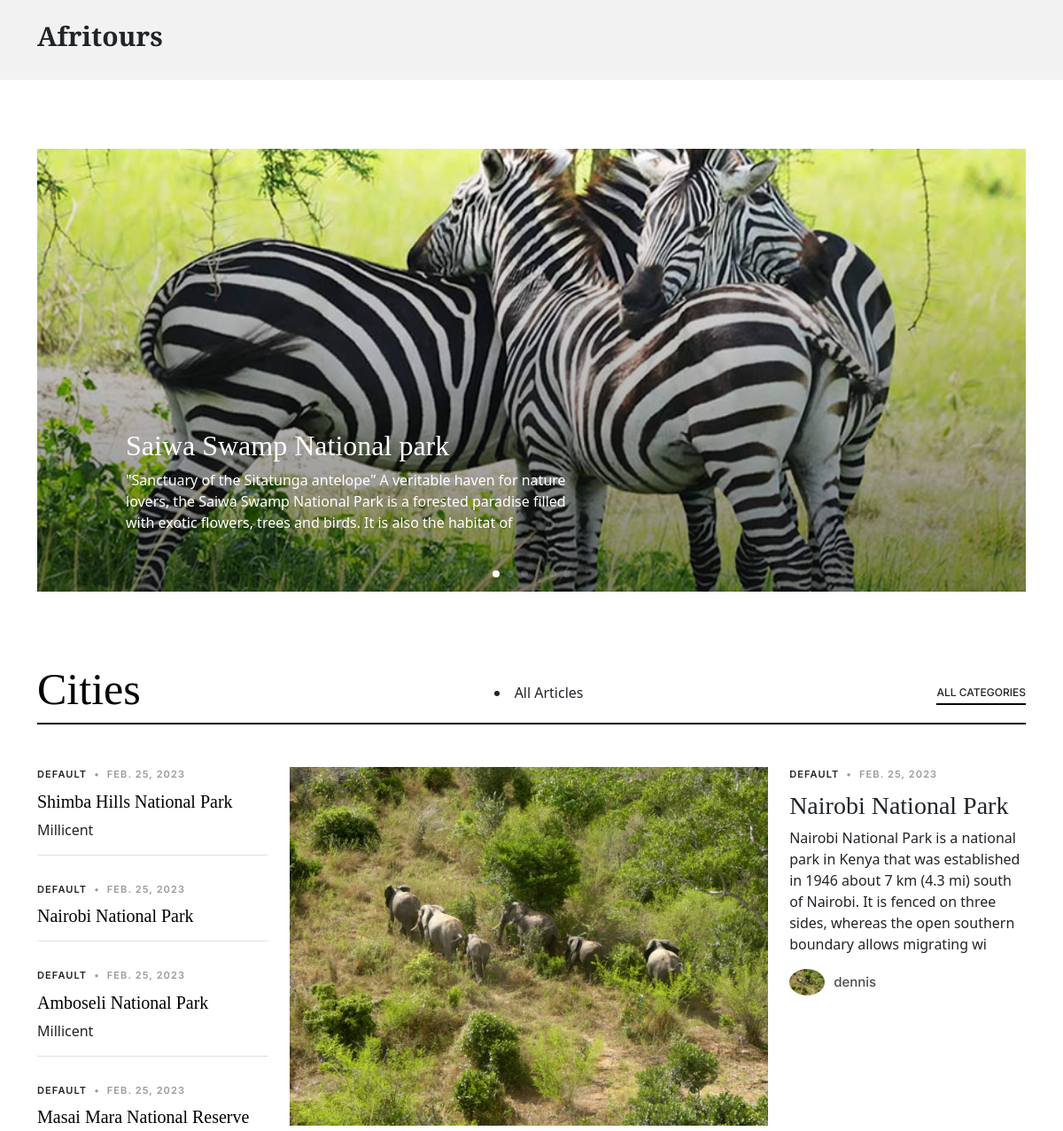
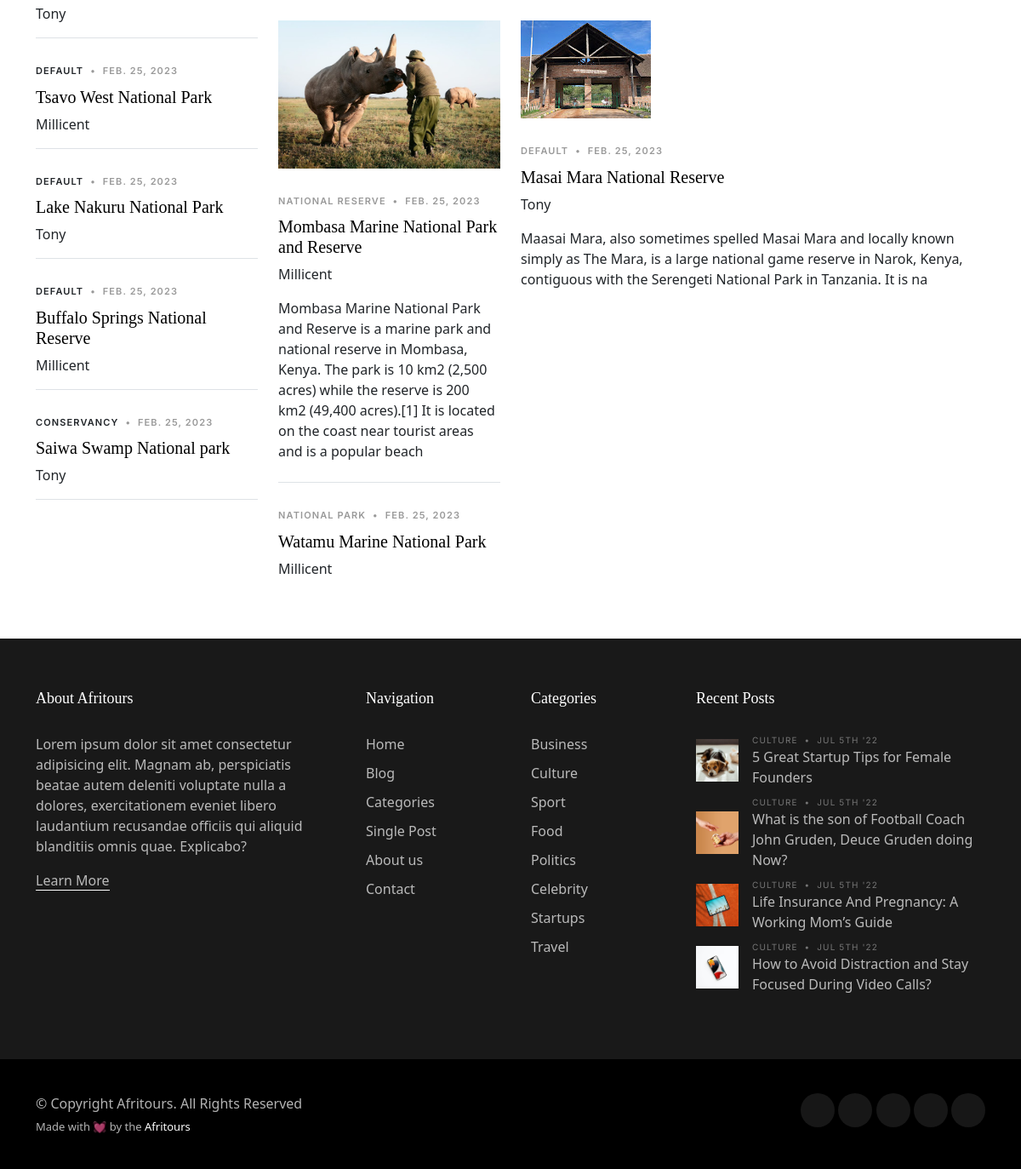
The page / on the database its author committed (2 pictures, top to bottom).
### tours/models.py (models this page shows, shortened)
class Post (models.Model):
    title = models.CharField(max_length=250)
    title_tag = models.CharField(max_length=250, blank=True, null=True)
    author = models.ForeignKey(User, on_delete=models.CASCADE)
    body = models.TextField()
    post_date = models.DateField(auto_now_add=True)
    image = models.ImageField(null=True, blank=True, upload_to='tours/image')
    country = models.CharField(max_length=250, null=True, blank=True)
    category = models.ForeignKey(Category, on_delete=models.PROTECT, default=1)

class Category(models.Model):
    name = models.CharField(max_length=255)
    def __str__(self):
        return self.name

### tours/views.py (the view)
# urls.py: 2. Add a URL to urlpatterns:  path('', views.home, name='home')
def home (request):
    main = Post.objects.get(pk=2)
    main_sub = Post.objects.get(pk=4)
    shimba = Post.objects.get(pk=10)
    park = Post.objects.get(pk=11)
    titles = Post.objects.all()[0:8]
    slides = Post.objects.all()[7:13]
    return render(request, 'tours/home.html', {'main': main, 'main_sub': main_sub, 'titles': titles,
                   'shimba': shimba,
                   'park': park,
                   'slides':slides,
                })

### templates/tours/home.html (shortened to what this page needs)
{% load static %}
<!DOCTYPE html>
<html lang="en">
<head>
  <link href="{% static 'assets/vendor/bootstrap/css/bootstrap.min.css'%}" rel="stylesheet">
  <link href="{% static 'assets/vendor/bootstrap-icons/bootstrap-icons.css'%}+" rel="stylesheet">
  <link href="{% static 'assets/vendor/swiper/swiper-bundle.min.css'%}" rel="stylesheet">
  <link href="{% static 'assets/vendor/glightbox/css/glightbox.min.css'%}" rel="stylesheet">
  <link href="{% static 'assets/vendor/aos/aos.css" rel="stylesheet'%}">
  <link href="{% static 'assets/css/variables.css' %}" rel="stylesheet">
  <link href="{% static 'assets/css/main.css' %}" rel="stylesheet">
  <link href="{% static 'assets/css/more.css' %}" rel="stylesheet">
</head>
<body>
  <header id="header" class="header d-flex align-items-center fixed-top">
    <div class="container-fluid container-xl d-flex align-items-center justify-content-between">
      <a href="{% url 'home'%}" class="logo d-flex align-items-center">
        <h1>Afritours</h1>
      </a>
      <div class="position-relative">
      </div>
    </div>
  </header>
  <div class="container input-group searchbar">
    <div class="form-outline">
    </div>
  </div>
  <main id="main">
    <section id="hero-slider" class="hero-slider">
      <div class="container-md" data-aos="fade-in">
        <div class="row">
          <div class="col-12">
            <div class="swiper sliderFeaturedPosts">
              <div class="swiper-wrapper">
                {% for object in slides %}
                <div class="swiper-slide">
                  <a href="{% url 'article_detail' object.pk %}" class="img-bg d-flex align-items-end" style="background-image: url({% static 'assets/img/slide1.jpg'%});">
                    <div class="img-bg-inner">
                      <h2>{{object.title}}</h2>
                      <p>{{object.body|slice:"0:200" }}</p>
                    </div>
                  </a>
                </div>
                {% endfor %}
              </div>
              <div class="swiper-pagination"></div>
            </div>
          </div>
        </div>
      </div>
    </section>
    <section class="category-section">
      <div class="container" data-aos="fade-up">
        <div class="section-header d-flex justify-content-between align-items-center mb-5">
          <h2>Cities</h2>
          <li><a href="{% url 'allposts'%}">All Articles</a></li>
          <div><a href="category.html" class="more">All Categories</a></div>
        </div>
        <div class="row">
          <div class="col-md-9 order-md-2">
            <div class="d-lg-flex post-entry-2">
              <a href="single-post.html" class="me-4 thumbnail d-inline-block mb-4 mb-lg-0">
                <img src="{{main.image.url}}" alt="" class="img-fluid">
              </a>
              <div>
                <div class="post-meta"><span class="date"><a href="">{{main.category }}</a></span> <span class="mx-1">&bullet;</span> <span>{{main.post_date}}</span></div>
                <h3><a href="{% url 'article_detail' main.pk %}">{{main.title }}</a></h3>
                <p>{{main.body|slice:"0:200" }}</p>
                <div class="d-flex align-items-center author">
                  <div class="photo"><img src="{{main.image}}" alt="" class="img-fluid"></div>
                  <div class="name">
                    <h3 class="m-0 p-0">{{main.author}}</h3>
                  </div>
                </div>
              </div>
            </div>
            <div class="row">
              <div class="col-lg-4">
                <div class="post-entry-1 border-bottom">
                  <a href="single-post.html"><img src="{{shimba.image.url}}" alt="" class="img-fluid"></a>
                  <div class="post-meta"><span class="date">{{shimba.category}}</span> <span class="mx-1">&bullet;</span> <span>{{shimba.post_date}}</span></div>
                  <h2 class="mb-2"><a href="{% url 'article_detail' shimba.pk %}">{{shimba.title}}</a></h2>
                  <span class="author mb-3 d-block">{{shimba.author.first_name}}</span>
                  <p class="mb-4 d-block">{{shimba.body|slice:"0:250"}}</p>
                </div>
                <div class="post-entry-1">
                  <div class="post-meta"><span class="date">{{park.category}}</span> <span class="mx-1">&bullet;</span> <span>{{park.post_date}}</span></div>
                  <h2 class="mb-2"><a href="{% url 'article_detail' park.pk %}">{{park.title}}</a></h2>
                  <span class="author mb-3 d-block">{{park.author.first_name}}</span>
                </div>
              </div>
              <div class="col-lg-8">
                <div class="post-entry-1">
                  <a href="single-post.html"><img src="{{main_sub.image.url}}" alt="" class="img-fluid"></a>
                  <div class="post-meta"><span class="date">{{main_sub.category}}</span> <span class="mx-1">&bullet;</span> <span>{{main_sub.post_date}}</span></div>
                  <h2 class="mb-2"><a href="{% url 'article_detail' main_sub.pk %}">{{main_sub.title}}</a></h2>
                  <span class="author mb-3 d-block">{{main_sub.author.first_name}}</span>
                  <p class="mb-4 d-block">{{main_sub.body|slice:"0:200" }}</p>  <h1>
                </div>
              </div>
            </div>
          </div>
          <div class="col-md-3">
             {% for item in titles %}
               <div class="post-entry-1 border-bottom">
                  <div class="post-meta"><span class="date"><a href="">{{item.category}}</a></span> <span class="mx-1">&bullet;</span> <span>{{item.post_date}}</span></div>
                  <h2 class="mb-2"><a href="{% url 'article_detail' item.pk %}">{{item.title}}</a></h2>
                  <span class="author mb-3 d-block">{{item.author.first_name}}</span>
               </div>
            {% endfor %}
          </div>
        </div>
      </div>
    </section>
  </main>
  <footer id="footer" class="footer">
    <div class="footer-content">
      <div class="container">
        <div class="row g-5">
          <div class="col-lg-4">
            <h3 class="footer-heading">About Afritours</h3>
            <p>Lorem ipsum dolor sit amet consectetur adipisicing elit. Magnam ab, perspiciatis beatae autem deleniti voluptate nulla a dolores, exercitationem eveniet libero laudantium recusandae officiis qui aliquid blanditiis omnis quae. Explicabo?</p>
            <p><a href="about.html" class="footer-link-more">Learn More</a></p>
          </div>
          <div class="col-6 col-lg-2">
            <h3 class="footer-heading">Navigation</h3>
            <ul class="footer-links list-unstyled">
              <li><a href="index.html"> Home</a></li>
              <li><a href="index.html"> Blog</a></li>
              <li><a href="category.html"> Categories</a></li>
              <li><a href="single-post.html"> Single Post</a></li>
              <li><a href="about.html"> About us</a></li>
              <li><a href="contact.html"> Contact</a></li>
            </ul>
          </div>
          <div class="col-6 col-lg-2">
            <h3 class="footer-heading">Categories</h3>
            <ul class="footer-links list-unstyled">
              <li><a href="category.html"> Business</a></li>
              <li><a href="category.html"> Culture</a></li>
              <li><a href="category.html"> Sport</a></li>
              <li><a href="category.html"> Food</a></li>
              <li><a href="category.html"> Politics</a></li>
              <li><a href="category.html"> Celebrity</a></li>
              <li><a href="category.html"> Startups</a></li>
              <li><a href="category.html"> Travel</a></li>
            </ul>
          </div>
          <div class="col-lg-4">
            <h3 class="footer-heading">Recent Posts</h3>
            <ul class="footer-links footer-blog-entry list-unstyled">
              <li>
                <a href="single-post.html" class="d-flex align-items-center">
                  <img src="{% static 'assets/img/post-sq-1.jpg'%}" alt="" class="img-fluid me-3">
                  <div>
                    <div class="post-meta d-block"><span class="date">Culture</span> <span class="mx-1">&bullet;</span> <span>Jul 5th '22</span></div>
                    <span>5 Great Startup Tips for Female Founders</span>
                  </div>
                </a>
              </li>
              <li>
                <a href="single-post.html" class="d-flex align-items-center">
                  <img src="{% static 'assets/img/post-sq-2.jpg'%}" alt="" class="img-fluid me-3">
                  <div>
                    <div class="post-meta d-block"><span class="date">Culture</span> <span class="mx-1">&bullet;</span> <span>Jul 5th '22</span></div>
                    <span>What is the son of Football Coach John Gruden, Deuce Gruden doing Now?</span>
                  </div>
                </a>
              </li>
              <li>
                <a href="single-post.html" class="d-flex align-items-center">
                  <img src="{% static 'assets/img/post-sq-3.jpg'%}" alt="" class="img-fluid me-3">
                  <div>
                    <div class="post-meta d-block"><span class="date">Culture</span> <span class="mx-1">&bullet;</span> <span>Jul 5th '22</span></div>
                    <span>Life Insurance And Pregnancy: A Working Mom’s Guide</span>
                  </div>
                </a>
              </li>
              <li>
                <a href="single-post.html" class="d-flex align-items-center">
                  <img src="{% static 'assets/img/post-sq-4.jpg'%}" alt="" class="img-fluid me-3">
                  <div>
                    <div class="post-meta d-block"><span class="date">Culture</span> <span class="mx-1">&bullet;</span> <span>Jul 5th '22</span></div>
                    <span>How to Avoid Distraction and Stay Focused During Video Calls?</span>
                  </div>
                </a>
              </li>
            </ul>
          </div>
        </div>
      </div>
    </div>
    <div class="footer-legal">
      <div class="container">
        <div class="row justify-content-between">
          <div class="col-md-6 text-center text-md-start mb-3 mb-md-0">
            <div class="copyright">
              © Copyright <strong><span>Afritours</span></strong>. All Rights Reserved
            </div>
            <div class="credits">
              Made with &#128147; by the  <a href=""> Afritours</a>
            </div>
          </div>
          <div class="col-md-6">
            <div class="social-links mb-3 mb-lg-0 text-center text-md-end">
              <a href="#" class="twitter"></a>
              <a href="#" class="facebook"></a>
              <a href="#" class="instagram"></a>
              <a href="#" class="google-plus"></a>
              <a href="#" class="linkedin"></a>
            </div>
          </div>
        </div>
      </div>
    </div>
  </footer>
</body>
</html>

### static/assets/css/variables.css (style rules this page uses)
:root { --font-default: 'EB Garamond', system-ui, -apple-system, "Segoe UI", Roboto, "Helvetica Neue", Arial, "Noto Sans", "Liberation Sans", sans-serif, "Apple Color Emoji", "Segoe UI Emoji", "Segoe UI Symbol", "Noto Color Emoji"; --font-primary: 'EB Garamond', serif; --font-secondary: 'Inter', sans-serif; --color-default: #212529; --color-default-rgb: 33, 37, 41; --color-links: #212529; --color-links-hover: #15171a; --color-primary: #212529; --color-primary-light: #26282c; --color-primary-dark: #0b0c0e; --color-primary-rgb: 33, 37, 41; --color-primary-light-rgb: 38, 40, 44; --color-primary-dark-rgb: 11, 12, 14; --color-secondary: #596d80; --color-secondary-light: #8498aa; --color-secondary-dark: #404f5c; --color-secondary-rgb: 89, 109, 128; --color-secondary-light-rgb: 132, 152, 170; --color-secondary-dark-rgb: 64, 79, 92; --color-blue: #0d6efd; --color-blue-rgb: 13, 110, 253; --color-indigo: #6610f2; --color-indigo-rgb: 102, 16, 242; --color-purple: #6f42c1; --color-purple-rgb: 111, 66, 193; --color-pink: #f3268c; --color-pink-rgb: 243, 38, 140; --color-red: #df1529; --color-red-rgb: 223, 21, 4; --color-orange: #fd7e14; --color-orange-rgb: 253, 126, 20; --color-yellow: #ffc107; --color-yellow-rgb: 255, 193, 7; --color-green: #059652; --color-green-rgb: 5, 150, 82; --color-teal: #20c997; --color-teal-rgb: 32, 201, 151; --color-cyan: #0dcaf0; --color-cyan-rgb: 13, 202, 240; --color-white: #ffffff; --color-white-rgb: 255, 255, 255; --color-gray: #6c757d; --color-gray-rgb: 108, 117, 125; --color-black: #000000; --color-black-rgb: 0, 0, 0; }
:root { --bs-blue: var(--color-blue); --bs-indigo: var(--color-indigo); --bs-purple: var(--color-purple); --bs-pink: var(--color-pink); --bs-red: var(--color-red); --bs-orange: var(--color-orange); --bs-yellow: var(--color-yellow); --bs-green: var(--color-green); --bs-teal: var(--color-teal); --bs-cyan: var(--color-cyan); --bs-white: var(--color-white); --bs-gray: var(--color-gray); --bs-gray-dark: #343a40; --bs-gray-100: #f8f9fa; --bs-gray-200: #e9ecef; --bs-gray-300: #dee2e6; --bs-gray-400: #ced4da; --bs-gray-500: #adb5bd; --bs-gray-600: #6c757d; --bs-gray-700: #495057; --bs-gray-800: #343a40; --bs-gray-900: #212529; --bs-primary: var(--color-blue); --bs-secondary: var(--color-blue); --bs-success: #198754; --bs-info: #0dcaf0; --bs-warning: #ffc107; --bs-danger: #dc3545; --bs-light: #f8f9fa; --bs-dark: #212529; --bs-primary-rgb: var(--color-primary-rgb); --bs-secondary-rgb: var(--color-secondary-rgb); --bs-success-rgb: 25, 135, 84; --bs-info-rgb: 13, 202, 240; --bs-warning-rgb: 255, 193, 7; --bs-danger-rgb: 220, 53, 69; --bs-light-rgb: 248, 249, 250; --bs-dark-rgb: 33, 37, 41; --bs-white-rgb: var(--color-white-rgb); --bs-black-rgb: var(--color-black-rgb); --bs-body-color-rgb: var(--color-default-rgb); --bs-body-bg-rgb: 255, 255, 255; --bs-font-sans-serif: var(--font-default); --bs-font-monospace: SFMono-Regular, Menlo, Monaco, Consolas, "Liberation Mono", "Courier New", monospace; --bs-gradient: linear-gradient(180deg, rgba(255, 255, 255, 0.15), rgba(255, 255, 255, 0)); --bs-body-font-family: var(--font-default); --bs-body-font-size: 1rem; --bs-body-font-weight: 400; --bs-body-line-height: 1.5; --bs-body-color: var(--color-default); --bs-body-bg: #fff; }

### rows shown on the page
Post: title "Saiwa Swamp National park", body "\"Sanctuary of the Sitatunga antelope'’ A veritable haven for nature lovers, the Saiwa Swamp National Park is a forested paradise filled with exotic flowers, trees and birds. It is also the habitat of", category "CONSERVANCY", post_date "FEB. 25, 2023", author.first_name "Tony"
Post: image (picture), category "DEFAULT", post_date "FEB. 25, 2023", title "Nairobi National Park", body "Nairobi National Park is a national park in Kenya that was established in 1946 about 7 km (4.3 mi) south of Nairobi. It is fenced on three sides, whereas the open southern boundary allows migrating wi", author "dennis"
Post: image (picture), category "NATIONAL RESERVE", post_date "FEB. 25, 2023", title "Mombasa Marine National Park and Reserve", author.first_name "Millicent", body "Mombasa Marine National Park and Reserve is a marine park and national reserve in Mombasa, Kenya. The park is 10 km2 (2,500 acres) while the reserve is 200 km2 (49,400 acres).[1] It is located on the coast near tourist areas and is a popular beach"
Post: category "NATIONAL PARK", post_date "FEB. 25, 2023", title "Watamu Marine National Park", author.first_name "Millicent"
Post: image (picture), category "DEFAULT", post_date "FEB. 25, 2023", title "Masai Mara National Reserve", author.first_name "Tony", body "Maasai Mara, also sometimes spelled Masai Mara and locally known simply as The Mara, is a large national game reserve in Narok, Kenya, contiguous with the Serengeti National Park in Tanzania. It is na"
Post: category "DEFAULT", post_date "FEB. 25, 2023", title "Shimba Hills National Park", author.first_name "Millicent"
Post: category "DEFAULT", post_date "FEB. 25, 2023", title "Amboseli National Park", author.first_name "Millicent"
Post: category "DEFAULT", post_date "FEB. 25, 2023", title "Tsavo West National Park", author.first_name "Millicent"
Post: category "DEFAULT", post_date "FEB. 25, 2023", title "Lake Nakuru National Park", author.first_name "Tony"
Post: category "DEFAULT", post_date "FEB. 25, 2023", title "Buffalo Springs National Reserve", author.first_name "Millicent"
